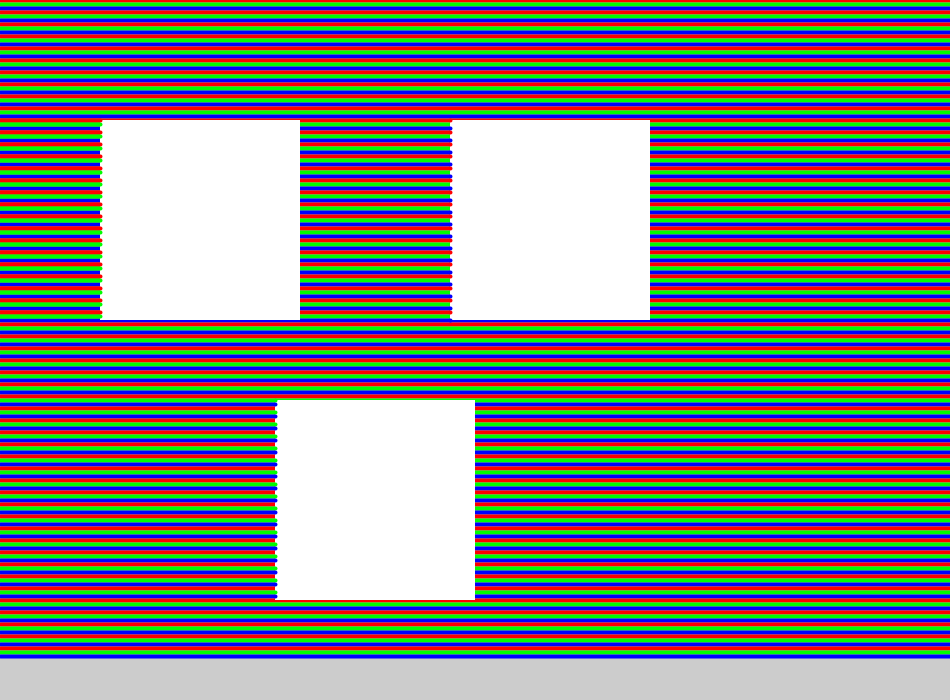
Frame 1 (no input)
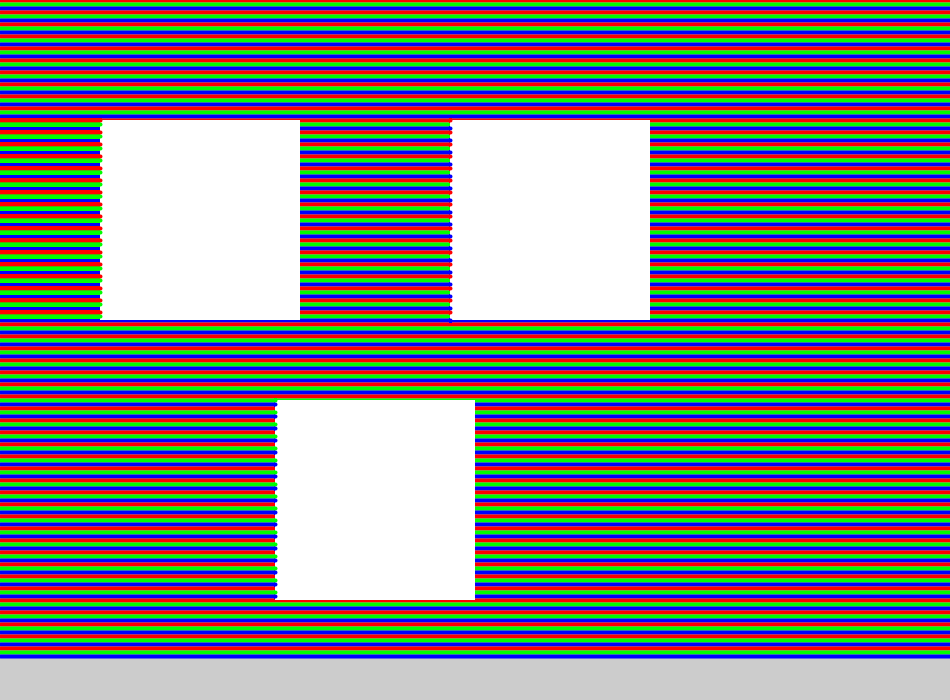
Frame 60 (the mouse pressed at the canvas centre just before this capture)
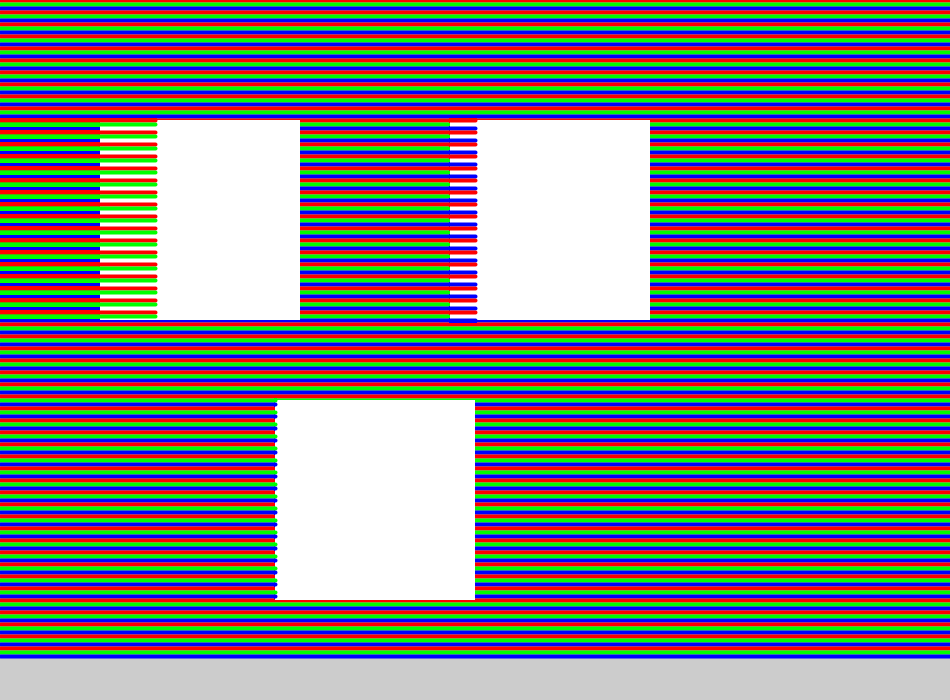
Frame 120 (the mouse held since frame 60 and released just before this capture)

The Processing sketch that drew these frames (run headless with seeded random() and noise(); from frame 60 on, the mouse is pressed at the canvas centre):

// Processing sketch: Colour Assimilation
// ── Colour Assimilation.pde
int directionX=width/4+50, directionY=0;

void setup(){
  size(950, 700);
  for(int i=0;i<height-50;i+=12){
    strokeWeight(4);
    stroke(255, 0 , 0);
    line(0, i, width, i);
    stroke(0, 255, 0);
    line(0, i+4, width, i+4);
    stroke(0, 0, 255);
    line(0, i+8, width, i+8);
  } 
}

void draw(){
  float posGrid1=mouseX;
  float posGrid2=mouseX;
  float posGrid3=mouseX;
  println(mouseX);
  noStroke();
  rect(100,120, 200, 200);
  rect(width-500, 120, 200, 200);
  rect(width/2-200, height-300, 200,200);
  for(int i=120;i<320;i+=12){
    strokeWeight(4);
    stroke(255, 0, 0);
    constrain(posGrid1,100,300);
    line(100, i, posGrid1%320, i);
    stroke(0, 255, 0);
    line(100, i+4, posGrid1%320, i+4);
  }
  for(int i=120;i<320;i+=12){
    strokeWeight(4);
    stroke(255, 0, 0);
    constrain(posGrid2,width-500,width-300);
    line(width-500, i, width-500+((posGrid2)%(width-500)), i);
    stroke(0, 0, 255);
    line(width-500, i+8, width-500+((posGrid2)%(width-500)), i+8);
  }
    for(int i=height-300;i<height-100;i+=12){
    strokeWeight(4);
    stroke(0, 255, 0);
    constrain(posGrid3,width/2-200,width/2);
    line(width/2-200, i, width/2-200+((posGrid2)%(width/2)), i);
    stroke(0, 0, 255);
    line(width/2-200, i+4, width/2-200+((posGrid2)%(width/2)), i+4);
    }
  
}
